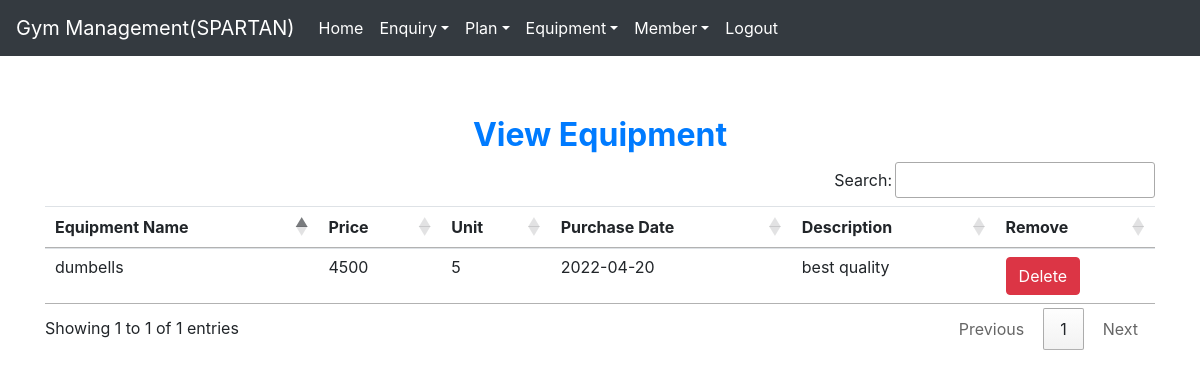
The app's page /view_equipment (signed in) with its own data.
### gym/models.py (models this page shows, shortened)
class Equipment(models.Model):
    name = models.CharField(max_length=100)
    price = models.CharField(max_length=10)
    unit = models.CharField(max_length=10)
    date = models.CharField(max_length=40)
    description = models.CharField(max_length=200)

### gym/views.py (the view)
# urls.py: path('view_equipment',View_Equipment,name='view_equipment'),
def View_Equipment(request):
    if not request.user.is_staff:
        return redirect('login')
    equipment = Equipment.objects.all()
    d = {'equipment':equipment}
    return render(request, 'view_equipment.html', d)

### gym/templates/view_equipment.html
{% extends 'navigationbar.html' %}
{% block body %}
<div class="container" style="margin-top:60px">
    <h2 class="text-center text-primary font-weight-bold">View Equipment</h2>
    <table id="example" class="table table-hover">
        <thead>
        <tr>
            <th>Equipment Name</th>
            <th>Price</th>
            <th>Unit</th>
            <th>Purchase Date</th>
            <th>Description</th>
            <th>Remove</th>
        </tr>
        </thead>
        <tbody>
        {% for i in equipment %}
        <tr>
            <td>{{i.name}}</td>
            <td>{{i.price}}</td>
            <td>{{i.unit}}</td>
            <td>{{i.date}}</td>
            <td>{{i.description}}</td>
            <td><a class="btn btn-danger" href="{% url 'delete_equipment' i.id%}" onclick="return confirm('Are you sure?')">Delete</a></td>
        </tr>
        {% endfor %}
        </tbody>
    </table>
</div>
{% endblock  %}

### records on screen
Equipment: name "dumbells", price "4500", unit "5", date "2022-04-20", description "best quality"
